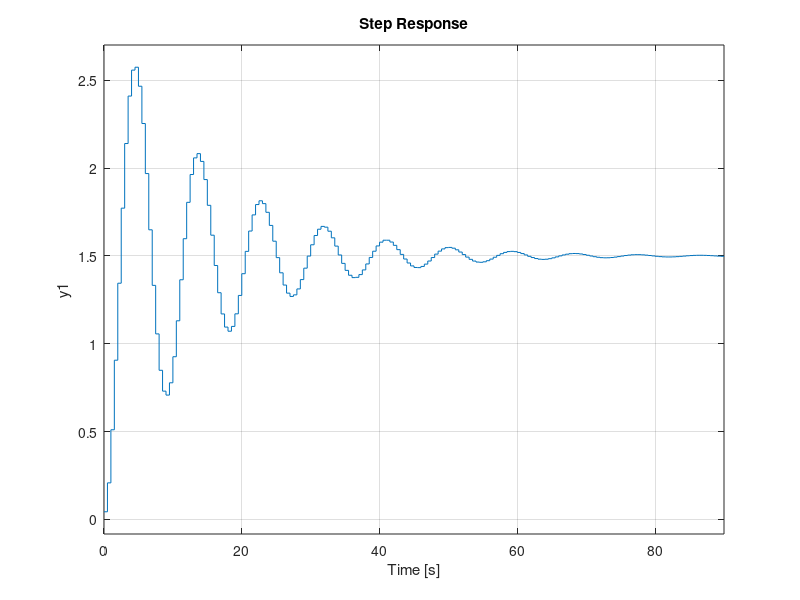

Source code (MATLAB): (Note: this script raises an error after producing the figure.)
% Simulation correction echantillonnee
clear all; close all;

wo=0.7;
amort=0.1;
gainBo=1.5;
Te=0.5;
%variable periode echantillonnage Garduino Tech
Tech=Te;

sysbo=tf([gainBo],[wo^-2 , 2*amort/wo , 1]);

% calcul de la FTBO échantillonnée avec plusieurs méthodes

sysbod=c2d(sysbo , Te , 'zoh');
sysbod1=c2d(sysbo , Te , 'foh');
sysbod2=c2d(sysbo , Te , 'tustin');

% tracé des différentes FTBO pour comparaison

figure(1)
hold on
step(sysbo)
step(sysbod)
step(sysbod1)
step(sysbod2)
hold off

systbf = sysbod2/(1 + sysbod2); 
retard = tf([1],[1 0], Te); % Retard 
C2 = retard/sysbod2(1 - retard) ; % C 

woBf=1.6;
amortBf=0.8;
gainBf=1;
sysbf=tf([gainBf],[woBf^-2 , 2*amortBf/woBf , 1]);
sysbfd=c2d(sysbf , Te , 'zoh');


figure(2)
hold on
step(sysbf)
step(sysbfd)
hold off

% définie précédemment.

correcteurZdan=sysbfd/(sysbod*(1-sysbfd));

% calcul de la FTBF

gbf=feedback(correcteurZdan*sysbod,1);

% tracé de la réponse du système asservi avec le correcteur

figure(3)
hold on
step(gbf)
step(sysbf)
hold off
